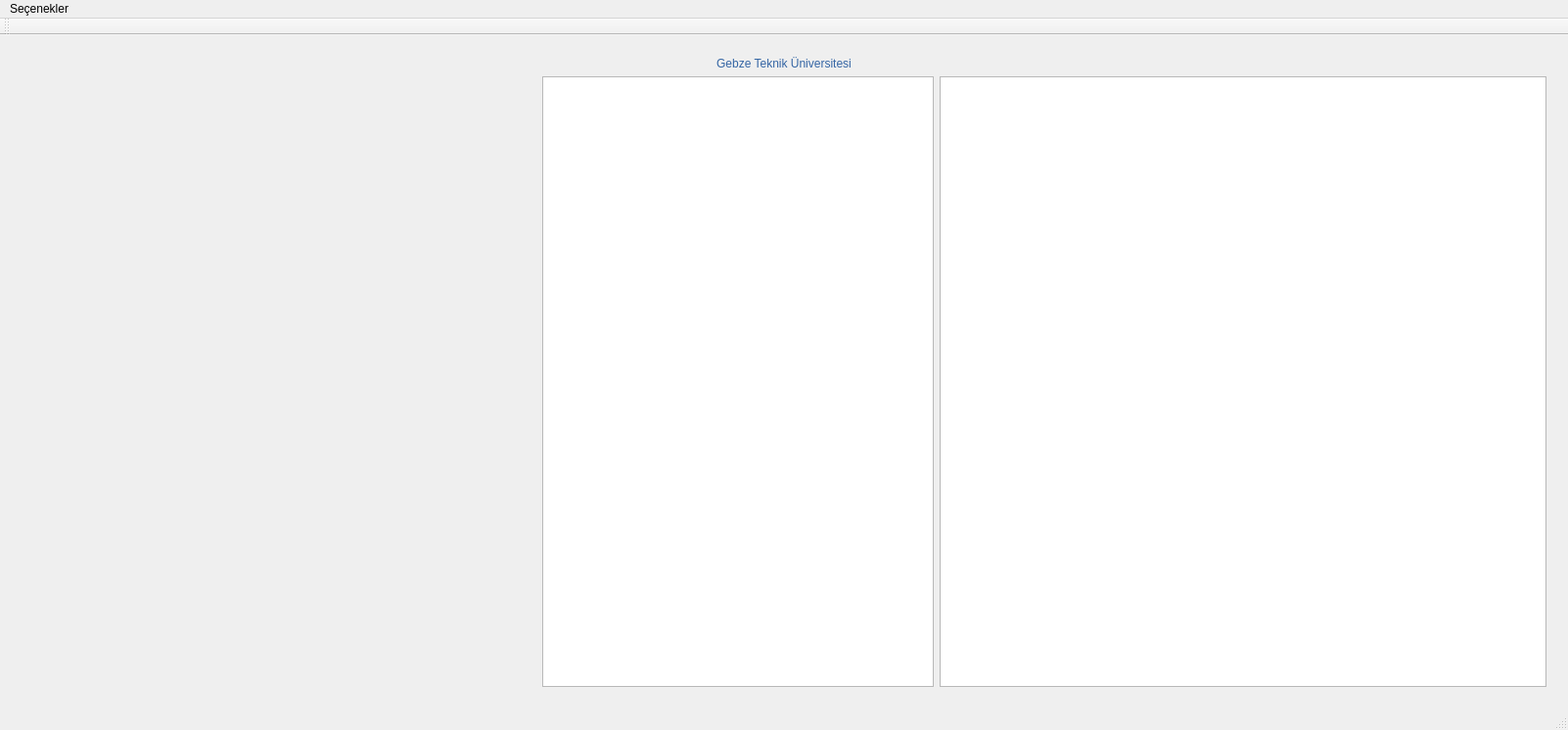
<?xml version="1.0" encoding="UTF-8"?>
<ui version="4.0">
 <class>MainWindow</class>
 <widget class="QMainWindow" name="MainWindow">
  <property name="geometry">
   <rect>
    <x>0</x>
    <y>0</y>
    <width>1602</width>
    <height>746</height>
   </rect>
  </property>
  <property name="sizePolicy">
   <sizepolicy hsizetype="Maximum" vsizetype="Preferred">
    <horstretch>0</horstretch>
    <verstretch>0</verstretch>
   </sizepolicy>
  </property>
  <property name="maximumSize">
   <size>
    <width>1602</width>
    <height>768</height>
   </size>
  </property>
  <property name="windowTitle">
   <string>MainWindow</string>
  </property>
  <widget class="QWidget" name="centralWidget">
   <layout class="QHBoxLayout" name="horizontalLayout">
    <item>
     <widget class="QStackedWidget" name="stackedWidget">
      <property name="currentIndex">
       <number>0</number>
      </property>
      <widget class="QWidget" name="page">
       <property name="sizePolicy">
        <sizepolicy hsizetype="Preferred" vsizetype="Preferred">
         <horstretch>0</horstretch>
         <verstretch>0</verstretch>
        </sizepolicy>
       </property>
       <layout class="QVBoxLayout" name="verticalLayout_2">
        <item>
         <layout class="QHBoxLayout" name="horizontalLayout_4"/>
        </item>
        <item>
         <layout class="QVBoxLayout" name="verticalLayout">
          <item>
           <layout class="QHBoxLayout" name="horizontalLayout_2">
            <property name="spacing">
             <number>6</number>
            </property>
            <property name="sizeConstraint">
             <enum>QLayout::SetDefaultConstraint</enum>
            </property>
            <item>
             <widget class="QLabel" name="label">
              <property name="sizePolicy">
               <sizepolicy hsizetype="Preferred" vsizetype="Fixed">
                <horstretch>0</horstretch>
                <verstretch>0</verstretch>
               </sizepolicy>
              </property>
              <property name="styleSheet">
               <string notr="true">color:rgb(52, 101, 164);
font: 75 italic 12pt &quot;Noto Sans&quot;;
height:12pt;
</string>
              </property>
              <property name="text">
               <string>Gebze Teknik Üniversitesi</string>
              </property>
              <property name="textFormat">
               <enum>Qt::AutoText</enum>
              </property>
              <property name="alignment">
               <set>Qt::AlignCenter</set>
              </property>
             </widget>
            </item>
           </layout>
          </item>
          <item>
           <layout class="QHBoxLayout" name="horizontalLayout_3">
            <property name="sizeConstraint">
             <enum>QLayout::SetDefaultConstraint</enum>
            </property>
            <item>
             <widget class="QLabel" name="msg">
              <property name="text">
               <string/>
              </property>
              <property name="alignment">
               <set>Qt::AlignLeading|Qt::AlignLeft|Qt::AlignTop</set>
              </property>
             </widget>
            </item>
            <item>
             <widget class="QTableWidget" name="TableDoktor">
              <property name="sizePolicy">
               <sizepolicy hsizetype="Preferred" vsizetype="Preferred">
                <horstretch>0</horstretch>
                <verstretch>0</verstretch>
               </sizepolicy>
              </property>
              <property name="minimumSize">
               <size>
                <width>400</width>
                <height>0</height>
               </size>
              </property>
              <property name="maximumSize">
               <size>
                <width>400</width>
                <height>16777215</height>
               </size>
              </property>
              <property name="autoFillBackground">
               <bool>true</bool>
              </property>
              <property name="styleSheet">
               <string notr="true">color: rgb(32, 74, 135);
</string>
              </property>
              <property name="horizontalScrollBarPolicy">
               <enum>Qt::ScrollBarAlwaysOff</enum>
              </property>
              <property name="autoScroll">
               <bool>false</bool>
              </property>
              <property name="selectionMode">
               <enum>QAbstractItemView::NoSelection</enum>
              </property>
              <property name="sortingEnabled">
               <bool>true</bool>
              </property>
             </widget>
            </item>
            <item>
             <widget class="QTableWidget" name="TableHasta">
              <property name="enabled">
               <bool>true</bool>
              </property>
              <property name="sizePolicy">
               <sizepolicy hsizetype="Preferred" vsizetype="Preferred">
                <horstretch>0</horstretch>
                <verstretch>0</verstretch>
               </sizepolicy>
              </property>
              <property name="minimumSize">
               <size>
                <width>620</width>
                <height>600</height>
               </size>
              </property>
              <property name="maximumSize">
               <size>
                <width>620</width>
                <height>16777215</height>
               </size>
              </property>
              <property name="font">
               <font>
                <weight>75</weight>
                <bold>true</bold>
               </font>
              </property>
              <property name="layoutDirection">
               <enum>Qt::LeftToRight</enum>
              </property>
              <property name="autoFillBackground">
               <bool>true</bool>
              </property>
              <property name="styleSheet">
               <string notr="true">color: rgb(32, 74, 135);
</string>
              </property>
              <property name="horizontalScrollBarPolicy">
               <enum>Qt::ScrollBarAlwaysOff</enum>
              </property>
              <property name="autoScroll">
               <bool>false</bool>
              </property>
              <property name="selectionMode">
               <enum>QAbstractItemView::NoSelection</enum>
              </property>
              <property name="gridStyle">
               <enum>Qt::SolidLine</enum>
              </property>
              <property name="sortingEnabled">
               <bool>true</bool>
              </property>
              <property name="wordWrap">
               <bool>true</bool>
              </property>
              <property name="cornerButtonEnabled">
               <bool>true</bool>
              </property>
             </widget>
            </item>
           </layout>
          </item>
         </layout>
        </item>
       </layout>
      </widget>
      <widget class="QWidget" name="page_2"/>
     </widget>
    </item>
   </layout>
  </widget>
  <widget class="QMenuBar" name="menuBar">
   <property name="geometry">
    <rect>
     <x>0</x>
     <y>0</y>
     <width>1602</width>
     <height>24</height>
    </rect>
   </property>
   <widget class="QMenu" name="menuSe_enekler">
    <property name="title">
     <string>Seçenekler</string>
    </property>
    <addaction name="actionDoktor_Ekle"/>
    <addaction name="actionHem_ire_Ekle"/>
    <addaction name="actionHasta_Ekle"/>
   </widget>
   <addaction name="menuSe_enekler"/>
  </widget>
  <widget class="QToolBar" name="mainToolBar">
   <attribute name="toolBarArea">
    <enum>TopToolBarArea</enum>
   </attribute>
   <attribute name="toolBarBreak">
    <bool>false</bool>
   </attribute>
  </widget>
  <widget class="QStatusBar" name="statusBar"/>
  <action name="actionDoktor_Ekle">
   <property name="icon">
    <iconset resource="resources.qrc">
     <normaloff>:/Images/messageDoctor.png</normaloff>:/Images/messageDoctor.png</iconset>
   </property>
   <property name="text">
    <string>Doktor Ekle</string>
   </property>
  </action>
  <action name="actionHem_ire_Ekle">
   <property name="icon">
    <iconset resource="resources.qrc">
     <normaloff>:/Images/messageNurse.png</normaloff>:/Images/messageNurse.png</iconset>
   </property>
   <property name="text">
    <string>Hemşire Ekle</string>
   </property>
  </action>
  <action name="actionHasta_Ekle">
   <property name="icon">
    <iconset resource="resources.qrc">
     <normaloff>:/Images/messageUser.png</normaloff>:/Images/messageUser.png</iconset>
   </property>
   <property name="text">
    <string>Hasta Ekle</string>
   </property>
  </action>
 </widget>
 <layoutdefault spacing="6" margin="11"/>
 <resources>
  <include location="resources.qrc"/>
 </resources>
 <connections/>
</ui>
